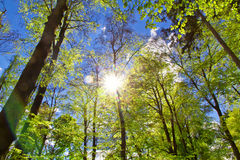
//> input picture backProjectTest/backProjectTest/1.jpg, 240 x 160 px
$ ./backProjectTest   (built with g++ and OpenCV 4)
//> lines starting //> are read from the running program, lines starting //| are printed output that depends on the picture
// backProjectTest.cpp : 此文件包含 "main" 函数。程序执行将在此处开始并结束。
//

#include <iostream>
#include "opencv2/imgproc/imgproc.hpp"
#include "opencv2/highgui/highgui.hpp"
using namespace cv;


#define WINDOW_NAME1 "【原始图】"        //为窗口标题定义的宏


Mat g_srcImage; Mat g_hsvImage; Mat g_hueImage;
int g_bins = 30;//直方图组距

static void ShowHelpText();
void on_BinChange(int, void*);

int main()
{
	//改变console字体颜色
	system("color 6F");

	//显示帮助文字
	ShowHelpText();

	//读取源图像，并转换到 HSV 空间
	g_srcImage = imread("1.jpg", 1);
//> g_srcImage is the input picture: 160 rows x 240 cols, CV_8UC3; mean B, G, R 86.8, 123, 112.8
	if (!g_srcImage.data) { printf("读取图片错误，请确定目录下是否有imread函数指定图片存在~！ \n"); return false; }
	cvtColor(g_srcImage, g_hsvImage, COLOR_BGR2HSV);
//> g_hsvImage: 160 rows x 240 cols, CV_8UC3; mean H, S, V 54.5, 135.6, 137.2

	//分离 Hue 色调通道
	g_hueImage.create(g_hsvImage.size(), g_hsvImage.depth());
	int ch[] = { 0, 0 };
	mixChannels(&g_hsvImage, 1, &g_hueImage, 1, ch, 1);
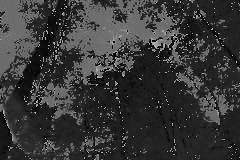
//> g_hueImage: 160 rows x 240 cols, CV_8UC1; min 0, max 179, mean 54.5

	//创建 Trackbar 来输入bin的数目
	namedWindow(WINDOW_NAME1, WINDOW_AUTOSIZE);
	createTrackbar("色调组距 ", WINDOW_NAME1, &g_bins, 180, on_BinChange);
	on_BinChange(0, 0);//进行一次初始化

	//显示效果图
	imshow(WINDOW_NAME1, g_srcImage);

	// 等待用户按键
	waitKey(0);
	return 0;
}

void on_BinChange(int, void*)
{
	//参数准备
	MatND hist;
	int histSize = MAX(g_bins, 2);
	float hue_range[] = { 0, 180 };
	const float* ranges = { hue_range };

	//计算直方图并归一化
	calcHist(&g_hueImage, 1, 0, Mat(), hist, 1, &histSize, &ranges, true, false);
//> hist = 30 values, max 11016 at index 5, min 108 at index 25, mean 1280
	normalize(hist, hist, 0, 255, NORM_MINMAX, -1, Mat());
//> hist = 30 values, max 255 at index 5, min 0 at index 25, mean 27.4

	//计算反向投影
	MatND backproj;
	calcBackProject(&g_hueImage, 1, 0, hist, backproj, &ranges, 1, true);
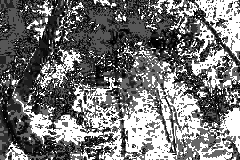
//> backproj: 160 rows x 240 cols, CV_8UC1; min 0, max 255, mean 115.9

	//显示反向投影
	imshow("反向投影图", backproj);

	//绘制直方图的参数准备
	int w = 400; int h = 400;
	int bin_w = cvRound((double)w / histSize);
	Mat histImg = Mat::zeros(w, h, CV_8UC3);

	//绘制直方图
	for (int i = 0; i < g_bins; i++)
	{
		rectangle(histImg, Point(i * bin_w, h), Point((i + 1) * bin_w, h - cvRound(hist.at<float>(i) * h / 255.0)), Scalar(100, 123, 255), -1);
	}
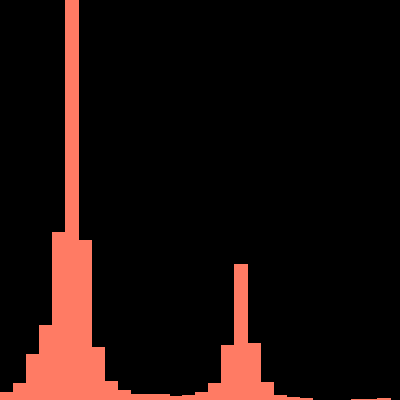
//> histImg: 400 rows x 400 cols, CV_8UC3; mean B, G, R 10.8, 13.3, 27.5

	//【7】显示直方图窗口
	imshow("直方图", histImg);
}

static void ShowHelpText()
{
	//输出欢迎信息和OpenCV版本
	printf("\n\n\t\t\t   当前使用的OpenCV版本为：" CV_VERSION);
	printf("\n\n  ----------------------------------------------------------------------------\n");

	//输出一些帮助信息
	printf("\n\n\t欢迎来到【反向投影】示例程序\n\n");
	printf("\n\t请调整滑动条观察图像效果\n\n");

}


// 运行程序: Ctrl + F5 或调试 >“开始执行(不调试)”菜单
// 调试程序: F5 或调试 >“开始调试”菜单

// 入门使用技巧:
//   1. 使用解决方案资源管理器窗口添加/管理文件
//   2. 使用团队资源管理器窗口连接到源代码管理
//   3. 使用输出窗口查看生成输出和其他消息
//   4. 使用错误列表窗口查看错误
//   5. 转到“项目”>“添加新项”以创建新的代码文件，或转到“项目”>“添加现有项”以将现有代码文件添加到项目
//   6. 将来，若要再次打开此项目，请转到“文件”>“打开”>“项目”并选择 .sln 文件
